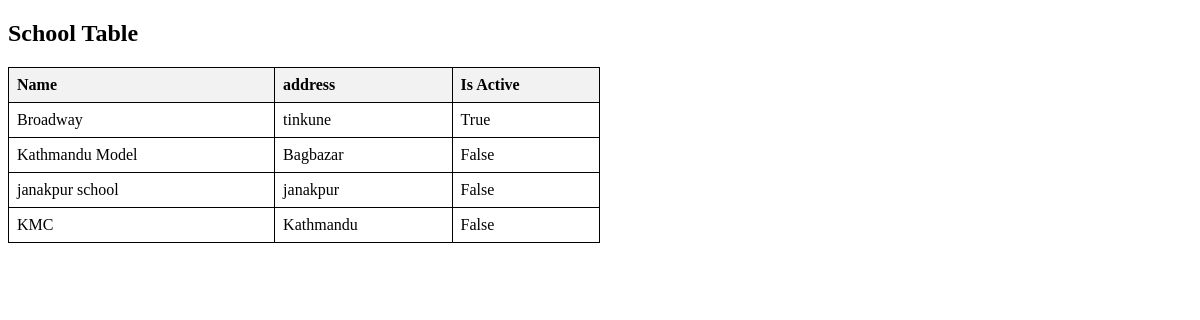
Page /home/school on the earlier database version.
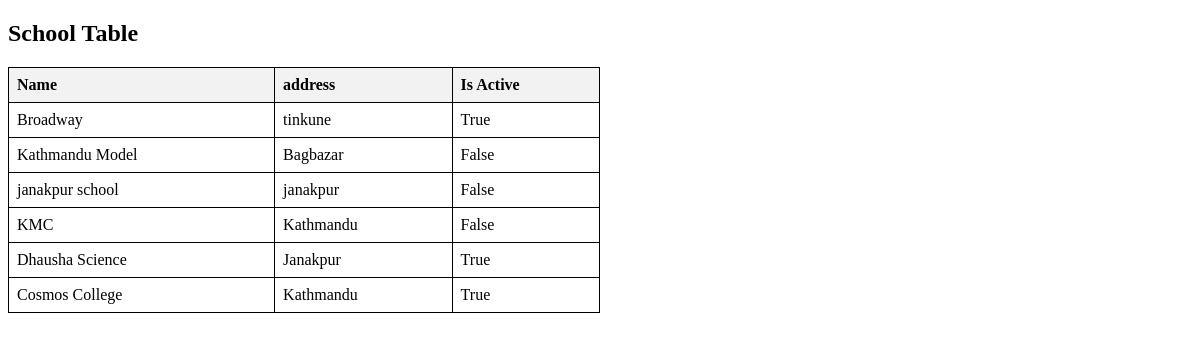
Same page on the later database version.
### home/models.py (models this page shows, shortened)
class School(models.Model):
    name = models.CharField(max_length=50, verbose_name="School Name")
    school_unique_code = models.CharField(max_length=20,unique=True, help_text="add unique value", verbose_name="School code")
    address = models.CharField(max_length=30)
    is_active  = models.BooleanField(default=False)
    created_at = models.DateTimeField(auto_now_add=True)
    updated_at = models.DateTimeField(auto_now=True)

### home/views.py (the view)
# urls.py: path("school", school_list, name="school-list"),
def school_list(request):
    school = School.objects.all()
    return render(request, 'school/school.html', {"school":school})

### home/templates/school/school.html (shortened to what this page needs)
<!DOCTYPE html>
<html>
<head>
</head>
<body>
<h2>School Table</h2>
<table>
    <tr>
        <th>Name</th>
        <th>address</th>
        <th>Is Active</th>
    </tr>
    {% for i in school %}
        <tr>
            <td>{{i.name}}</td>
            <td>{{i.address}}</td>
            <td>{{i.is_active}}</td>
        </tr>
    {% endfor %}
</table>
</body>
</html>

Differences in the rows shown:
added School: name "Dhausha Science", address "Janakpur", is_active "True"
added School: name "Cosmos College", address "Kathmandu", is_active "True"
